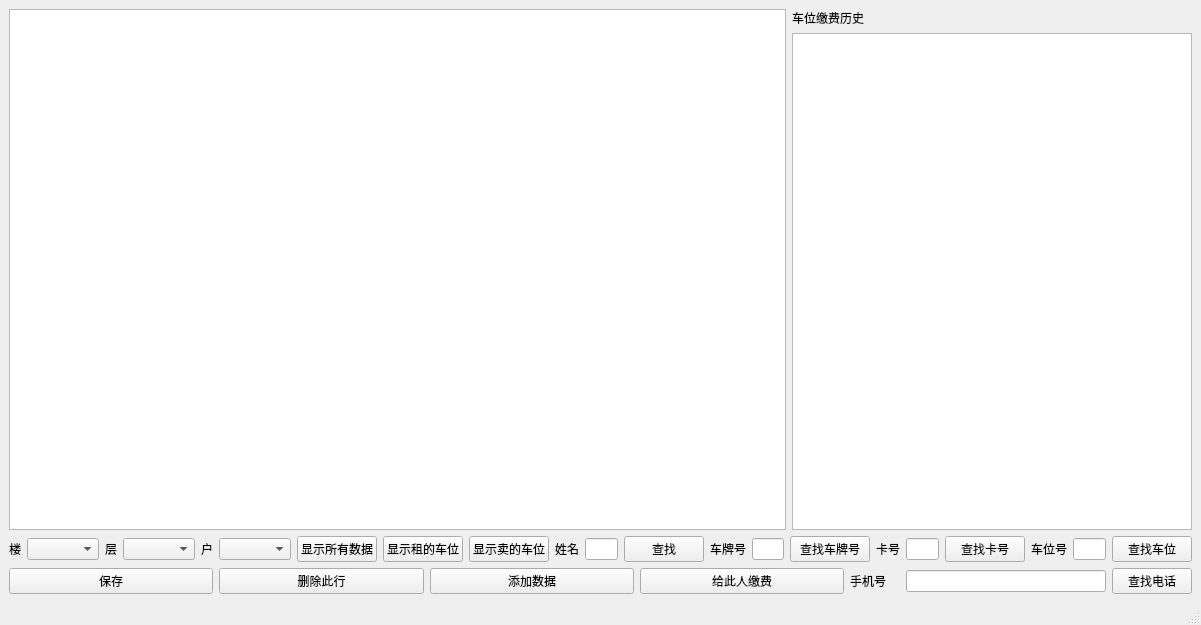
<?xml version="1.0" encoding="UTF-8"?>
<ui version="4.0">
 <class>carmoney</class>
 <widget class="QMainWindow" name="carmoney">
  <property name="geometry">
   <rect>
    <x>0</x>
    <y>0</y>
    <width>1201</width>
    <height>625</height>
   </rect>
  </property>
  <property name="windowTitle">
   <string>MainWindow</string>
  </property>
  <widget class="QWidget" name="centralwidget">
   <layout class="QGridLayout" name="gridLayout">
    <item row="0" column="0">
     <layout class="QVBoxLayout" name="verticalLayout">
      <item>
       <layout class="QVBoxLayout" name="verticalLayout_2">
        <item>
         <layout class="QHBoxLayout" name="horizontalLayout_4">
          <item>
           <widget class="QTableView" name="tableView">
            <property name="sortingEnabled">
             <bool>true</bool>
            </property>
           </widget>
          </item>
          <item>
           <layout class="QVBoxLayout" name="verticalLayout_3">
            <item>
             <widget class="QLabel" name="label_8">
              <property name="text">
               <string>车位缴费历史</string>
              </property>
             </widget>
            </item>
            <item>
             <widget class="QTableView" name="tableView_2">
              <property name="maximumSize">
               <size>
                <width>400</width>
                <height>16777215</height>
               </size>
              </property>
              <property name="sortingEnabled">
               <bool>true</bool>
              </property>
             </widget>
            </item>
           </layout>
          </item>
         </layout>
        </item>
       </layout>
      </item>
      <item>
       <layout class="QHBoxLayout" name="horizontalLayout">
        <item>
         <widget class="QLabel" name="label">
          <property name="text">
           <string>楼</string>
          </property>
         </widget>
        </item>
        <item>
         <widget class="QComboBox" name="comboBox"/>
        </item>
        <item>
         <widget class="QLabel" name="label_2">
          <property name="text">
           <string>层</string>
          </property>
         </widget>
        </item>
        <item>
         <widget class="QComboBox" name="comboBox_2"/>
        </item>
        <item>
         <widget class="QLabel" name="label_3">
          <property name="text">
           <string>户</string>
          </property>
         </widget>
        </item>
        <item>
         <widget class="QComboBox" name="comboBox_3"/>
        </item>
        <item>
         <widget class="QPushButton" name="pushButton_3">
          <property name="text">
           <string>显示所有数据</string>
          </property>
         </widget>
        </item>
        <item>
         <widget class="QPushButton" name="pushButton_7">
          <property name="text">
           <string>显示租的车位</string>
          </property>
         </widget>
        </item>
        <item>
         <widget class="QPushButton" name="pushButton_8">
          <property name="text">
           <string>显示卖的车位</string>
          </property>
         </widget>
        </item>
        <item>
         <widget class="QLabel" name="label_4">
          <property name="text">
           <string>姓名</string>
          </property>
         </widget>
        </item>
        <item>
         <widget class="QLineEdit" name="lineEdit"/>
        </item>
        <item>
         <widget class="QPushButton" name="pushButton">
          <property name="text">
           <string>查找</string>
          </property>
         </widget>
        </item>
        <item>
         <widget class="QLabel" name="label_5">
          <property name="text">
           <string>车牌号</string>
          </property>
         </widget>
        </item>
        <item>
         <widget class="QLineEdit" name="lineEdit_2"/>
        </item>
        <item>
         <widget class="QPushButton" name="pushButton_2">
          <property name="text">
           <string>查找车牌号</string>
          </property>
         </widget>
        </item>
        <item>
         <widget class="QLabel" name="label_6">
          <property name="text">
           <string>卡号</string>
          </property>
         </widget>
        </item>
        <item>
         <widget class="QLineEdit" name="lineEdit_3"/>
        </item>
        <item>
         <widget class="QPushButton" name="pushButton_9">
          <property name="text">
           <string>查找卡号</string>
          </property>
         </widget>
        </item>
        <item>
         <widget class="QLabel" name="label_7">
          <property name="text">
           <string>车位号</string>
          </property>
         </widget>
        </item>
        <item>
         <widget class="QLineEdit" name="lineEdit_4"/>
        </item>
        <item>
         <widget class="QPushButton" name="pushButton_10">
          <property name="text">
           <string>查找车位</string>
          </property>
         </widget>
        </item>
       </layout>
      </item>
      <item>
       <layout class="QHBoxLayout" name="horizontalLayout_3">
        <item>
         <widget class="QPushButton" name="pushButton_5">
          <property name="text">
           <string>保存</string>
          </property>
         </widget>
        </item>
        <item>
         <widget class="QPushButton" name="pushButton_4">
          <property name="text">
           <string>删除此行</string>
          </property>
         </widget>
        </item>
        <item>
         <widget class="QPushButton" name="pushButton_6">
          <property name="text">
           <string>添加数据</string>
          </property>
         </widget>
        </item>
        <item>
         <widget class="QPushButton" name="pushButton_11">
          <property name="text">
           <string>给此人缴费</string>
          </property>
         </widget>
        </item>
        <item>
         <widget class="QLabel" name="label_9">
          <property name="maximumSize">
           <size>
            <width>50</width>
            <height>16777215</height>
           </size>
          </property>
          <property name="text">
           <string>手机号</string>
          </property>
         </widget>
        </item>
        <item>
         <widget class="QLineEdit" name="lineEdit_5">
          <property name="maximumSize">
           <size>
            <width>200</width>
            <height>16777215</height>
           </size>
          </property>
         </widget>
        </item>
        <item>
         <widget class="QPushButton" name="pushButton_12">
          <property name="maximumSize">
           <size>
            <width>80</width>
            <height>16777215</height>
           </size>
          </property>
          <property name="text">
           <string>查找电话</string>
          </property>
         </widget>
        </item>
       </layout>
      </item>
     </layout>
    </item>
   </layout>
  </widget>
  <widget class="QMenuBar" name="menubar">
   <property name="geometry">
    <rect>
     <x>0</x>
     <y>0</y>
     <width>1201</width>
     <height>23</height>
    </rect>
   </property>
  </widget>
  <widget class="QStatusBar" name="statusbar"/>
 </widget>
 <resources/>
 <connections/>
</ui>
